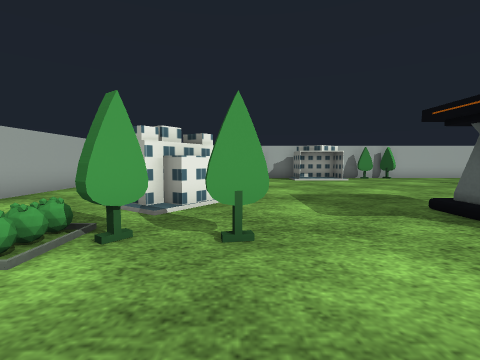
[1] (above)

16 first-person views from a walk through a Gazebo world. The camera is 0.42 m above the floor, tilts 4° down and sees 85° across. The floor is counted in squares, 0.5 m on a side. Each view is taken from the middle of a square. On the plan, view 1 faces up. The plan holds only what a view shows up to about 10 squares ahead; the rest is blank. Some surface patterns are stand-ins.

[2]
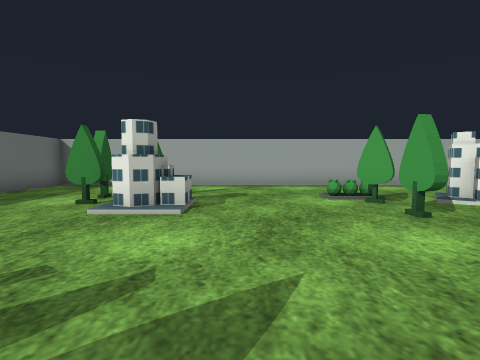

[3]
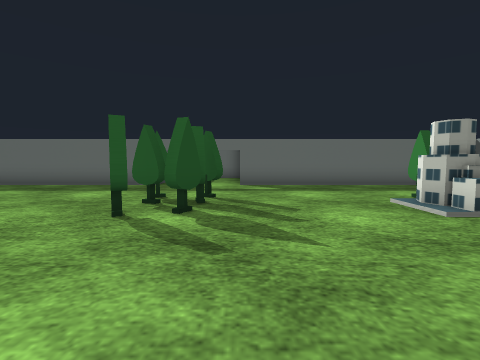

[4]
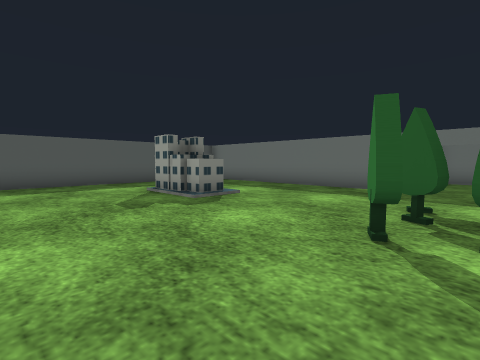

[5]
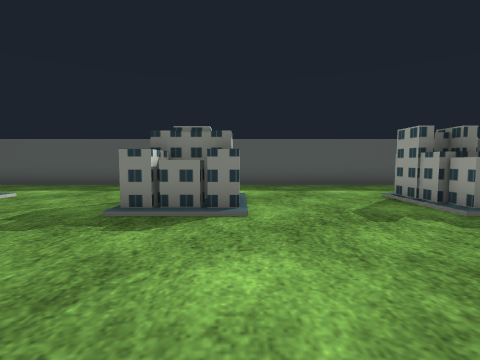

[6]
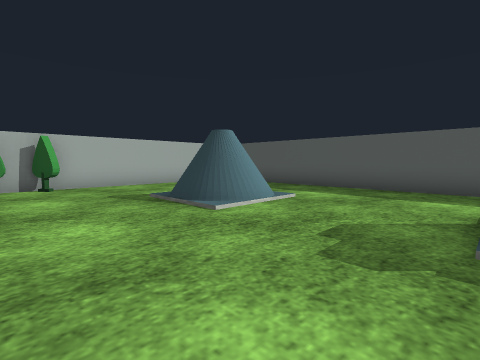

[7]
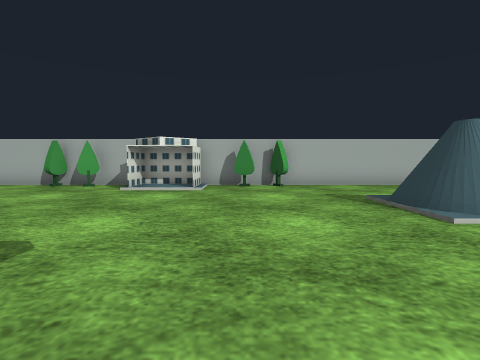

[8]
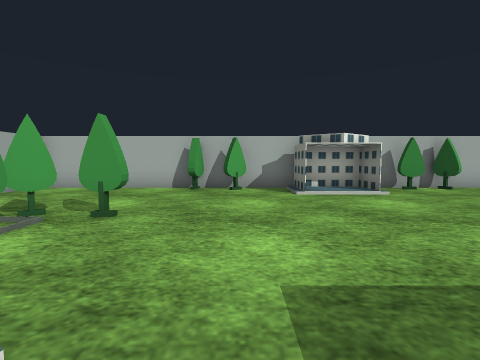

[9]
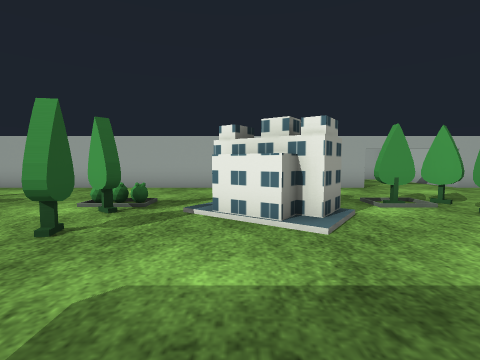

[10]
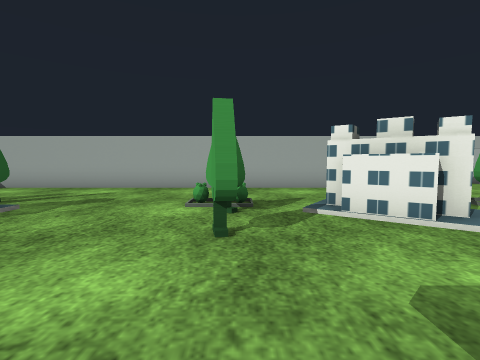

[11]
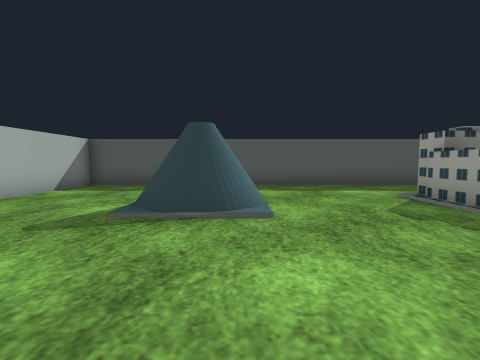

[12]
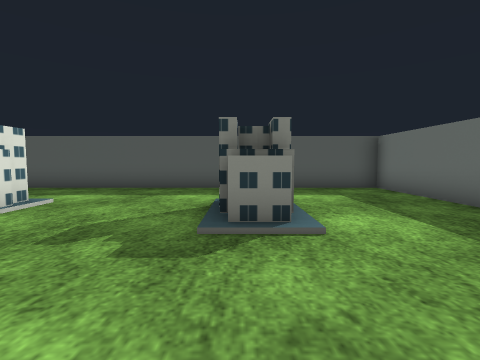

[13]
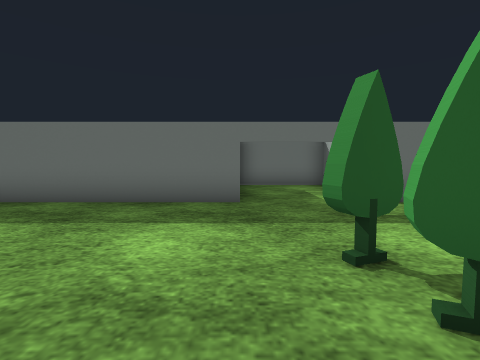

[14]
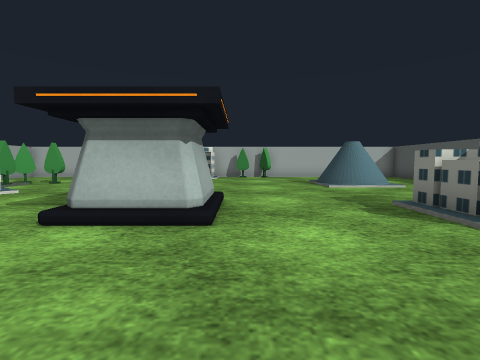

[15]
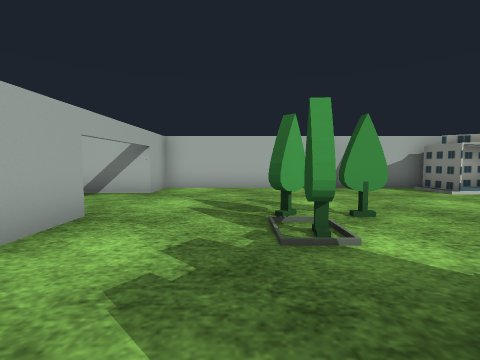

[16]
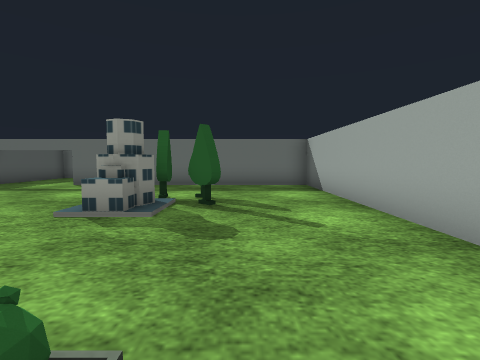

### Floor plan
Points are (right, up) in squares from view 1. A wall is a line through its corners. A room is listed if a view was taken in it or the views show most of it. See-through windows are left out.
Room 1 (views 1, 2, 3, 4, 5, 6, 7, 8, 9, 10, 11, 12, 13, 14, 15, 16)
walls: (5.4, 4.2) (5.4, 2.6) (3.6, 2.6); (3.6, 3.8) (3.6, 4.4); (4.8, -0.7) (5.2, -1.4); (3.6, -1.6) (4, -1); (4.5, -2) (5.2, -2.3); (9.3, 2) (9.3, 4) (10.6, 4); (0.3, 2.8) (-0.4, 2.6); (-0.5, 2.8) (0.3, 3); (10.4, 3.5) (9.2, 3.5); (-1, 2.9) (-1.5, 2.4); (11.2, 2.2) (10.4, 2.2) (10.4, 3.8) (11.2, 3.8); (9.3, -2.8) (9.3, -1.9) (9.9, -1.9); (-0.6, -1.3) (-0.4, -1.9) (-0.6, -2.3); (9.9, -2.9) (9.9, -1.7) (11.2, -1.7); (-0.8, 5.9) (-0.3, 5.5) (-1, 4.6) (-1.5, 4.9); (-1.3, -1.2) (-0.5, -1.5); (10.4, -2.6) (10.7, -2.6) (10.7, -1.9); (-1.3, -1.5) (-0.9, -1.3); (9.2, 8.2) (9.1, 8.5); (-1.4, -1.9) (-1.2, -1.3); (9.7, 8.1) (9.5, 8.3) (9.5, 9); (-1.2, -2.7) (-1.1, -3.5); (9.5, 8.4) (9.4, 8.9) (9.6, 9.3); (-1.7, 6.1) (-1.3, 5.8) (-1.6, 5.3); (-1.3, 6.7) (-0.5, 6.1) (-1.6, 4.5) (-2.4, 5.1); (-1.3, -3.4) (-1.4, -2.7); (-2.6, -1.7) (-1.9, -2.3); (-0.7, 8.9) (-1.5, 8.9); (-2.3, 7.6) (-2.2, 8.4); (-1.9, 8.3) (-2, 7.6); (-1.9, 9.2) (-2.4, 8.7); (3.2, 12.1) (2.6, 12.5); (4.6, 12.4) (4.2, 12.1); (6.5, 12.7) (5.8, 12.9); (7.5, 12.6) (7.1, 13.2); (4.6, 13.1) (4.6, 11.7) (2.7, 11.7) (2.7, 13.1); (3, 13.4) (-5.4, 13.4) (-5.4, -6.4) (14.4, -6.4) (14.4, 13.4) (4.5, 13.4); (1.2, 13) (0.6, 12.6); (-0.1, 13.4) (-0.3, 12.7)
low walls: (9.9, 2.6) (9.2, 2.6); (9, 7.4) (9, 8.3) (9, 8.8) (9.3, 9.4); (-1.3, -1) (-0.6, -1) (-0.6, -1.4); (-2, 2.8) (-2, 2.1); (-1.3, -1.4) (-1.3, -1.3) (-0.6, -1.3); (9.8, 7.7) (9, 8.3) (8.9, 8.8); (10.3, 7.6) (10, 7.6) (9.5, 8); (-1.8, 8.6) (-2.5, 8.6)

Where each view was taken, in squares from view 1:
view 1: 0 up, 0 right, facing up
view 2: 0 up, 4 right, facing left
view 3: 3 up, 3 right, facing down
view 4: 2 up, 4 right, facing down-right
view 5: 2 up, 5 right, facing right
view 6: 4 up, 6 right, facing up-right
view 7: 4 up, 6 right, facing up
view 8: 5 up, 1 right, facing up
view 9: 5 up, 3 right, facing left
view 10: 3 up, 3 right, facing left
view 11: 8 up, 5 right, facing right
view 12: 2 down, 6 right, facing right
view 13: 1 down, 6 right, facing down
view 14: 1 down, 6 right, facing up
view 15: 5 up, 3 left, facing up
view 16: 3 up, 3 left, facing down
